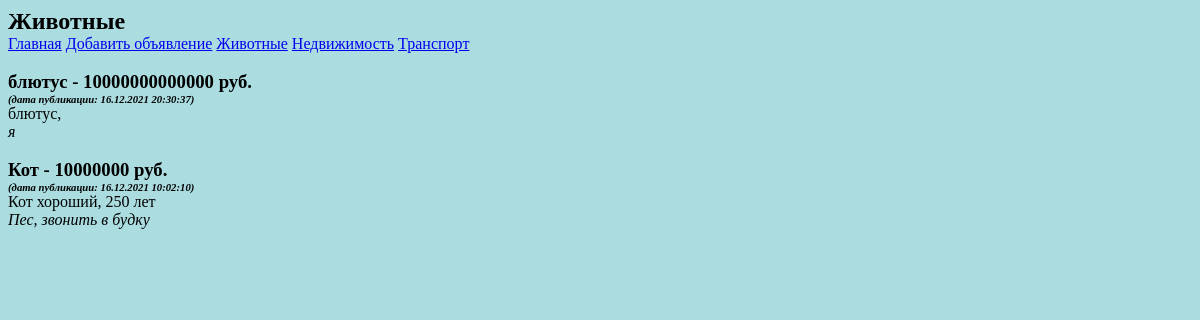
Screenshot of /3/ with the database file from the repository.
### bboard/models.py (models this page shows)
class Rubric(models.Model):
    name = models.CharField(
        max_length=20, db_index=True, verbose_name='Название')
    def __str__(self):
        return self.name
    class Meta:
        verbose_name_plural = 'Рубрики'
        verbose_name = 'Рубрика'
        ordering = ['name']

class Bb(models.Model):
    title = models.CharField(max_length=50, verbose_name='Товар')
    content = models.TextField(
        null=True,
        blank=True,
        verbose_name='Описание'
        )
    price = models.IntegerField(null=True, blank=True,                verbose_name='Цена')
    published = models.DateTimeField(
        auto_now_add=True,
        db_index=True,
        verbose_name='Опубликовано'
        )
    contact = models.CharField(max_length=20, null=True, blank=True, verbose_name='Контакт')
    rubric = models.ForeignKey(
        'Rubric',
        null=True,
        on_delete=models.PROTECT,
        verbose_name='Рубрика'
        )
    class Meta:
        verbose_name_plural = 'Объявления'
        verbose_name = 'Объявление'
        ordering = ['-published']

### bboard/views.py (the view)
# urls.py: path('<int:rubric_id>/', by_rubric, name='by_rubric'),
def by_rubric(request, rubric_id):
    bbs = Bb.objects.filter(rubric=rubric_id)
    rubrics = Rubric.objects.all()
    current_rubric = Rubric.objects.get(pk = rubric_id)
    context = {
        'bbs':bbs,
        'rubrics':rubrics,
        'current_rubric':current_rubric
        }
    return render (request, 'bboard/by_rubric.html', context)

### bboard/templates/bboard/by_rubric.html (shortened to what this page needs)
{% load static %}
<!DOCTYPE html>
<html>
    <head>
        <link href="{% static '/css/style.css' %}" rel="stylesheet" type="text/css"/>
    </head>
    <body>
        <h2>{{ current_rubric }}</h2>
        <div>
            <a href="{% url 'index' %}">Главная</a>
            <a href="{% url 'add' %}">Добавить объявление</a>
            {% for rubric in rubrics %}
            <a href="{% url 'by_rubric' rubric.pk %}">{{ rubric.name }}</a>
            {% endfor %}
        </div>
        <br>
        {% for bb in bbs %}
        <div>
            <h3>{{ bb.title }} - {{ bb.price }} руб.</h3>
            <h6><em>(дата публикации: {{ bb.published|date:"d.m.Y H:i:s" }})</em></h6>
            <p>{{ bb.content }}</p>
            <em><p>{{ bb.contact }}</p></em>
            <br>
        </div>
        {% endfor %}
    </body>
</html>

### bboard/static/css/style.css (style rules this page uses)
html { background-color: #abdce0; }
h2 { margin: 0; }
h3 { margin: 0; padding: 1; }
em { margin: 0; }
p { margin: 0; }
h6 { margin: 0; }
a { margin: 1; }

### rows the page displays
Rubric: name "Животные"
Rubric: name "Недвижимость"
Rubric: name "Транспорт"
Bb: title "блютус", price "10000000000000", published "16.12.2021 20:30:37", content "блютус,", contact "я"
Bb: title "Кот", price "10000000", published "16.12.2021 10:02:10", content "Кот хороший, 250 лет", contact "Пес, звонить в будку"
